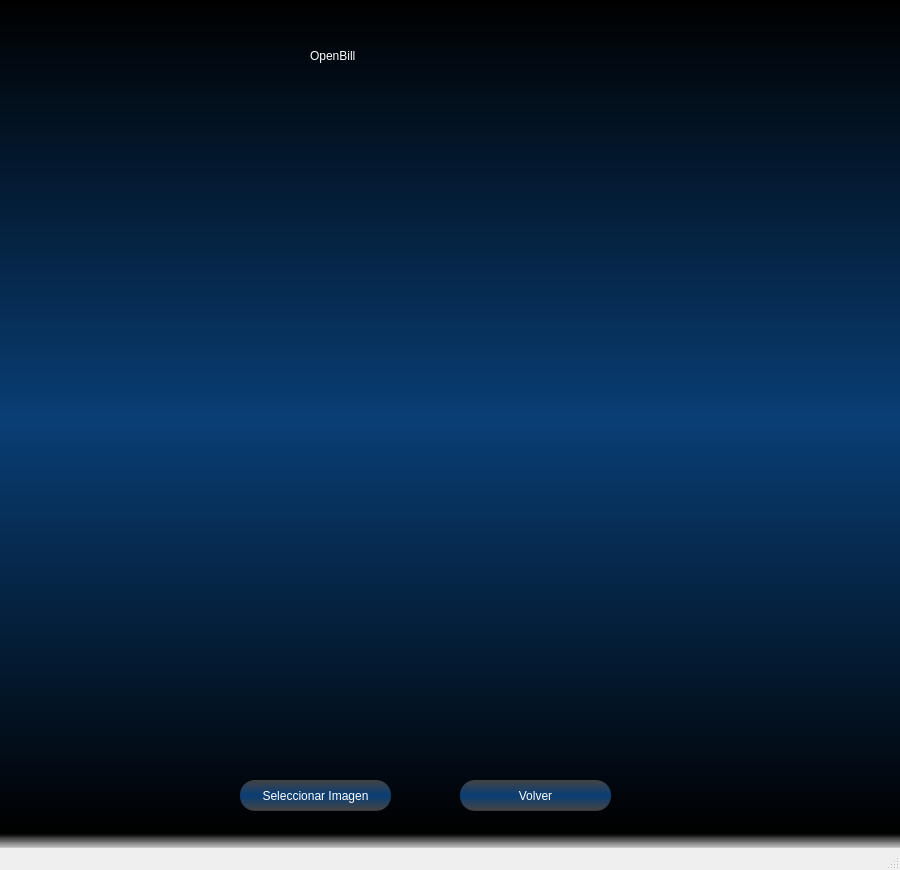
<?xml version="1.0" encoding="UTF-8"?>
<ui version="4.0">
 <class>MainWindow2</class>
 <widget class="QMainWindow" name="MainWindow2">
  <property name="geometry">
   <rect>
    <x>0</x>
    <y>0</y>
    <width>900</width>
    <height>870</height>
   </rect>
  </property>
  <property name="minimumSize">
   <size>
    <width>900</width>
    <height>870</height>
   </size>
  </property>
  <property name="maximumSize">
   <size>
    <width>900</width>
    <height>870</height>
   </size>
  </property>
  <property name="windowTitle">
   <string>MainWindow</string>
  </property>
  <property name="styleSheet">
   <string notr="true">QWidget#centralwidget{
background-color: qlineargradient(spread:reflect, x1:0, y1:0, x2:0, y2:1, stop:0 rgba(0, 0, 0, 255), stop:0.494318 rgba(9, 62, 117, 255), stop:0.98 rgba(0, 0, 0, 255), stop:1 rgba(0, 0, 0, 0));}</string>
  </property>
  <widget class="QWidget" name="centralwidget">
   <widget class="QLabel" name="label">
    <property name="geometry">
     <rect>
      <x>310</x>
      <y>0</y>
      <width>271</width>
      <height>111</height>
     </rect>
    </property>
    <property name="styleSheet">
     <string notr="true">
font: 90 70pt &quot;Bahnschrift Condensed&quot;;
color: white;</string>
    </property>
    <property name="text">
     <string>OpenBill</string>
    </property>
   </widget>
   <widget class="QPushButton" name="SelectButtom">
    <property name="geometry">
     <rect>
      <x>240</x>
      <y>780</y>
      <width>151</width>
      <height>31</height>
     </rect>
    </property>
    <property name="styleSheet">
     <string notr="true">border-radius:15px;
background-color: qlineargradient(spread:reflect, x1:0, y1:0, x2:0, y2:1, stop:0 rgba(68, 68, 68, 255), stop:0.494318 rgba(9, 62, 117, 255), stop:0.98 rgba(68, 68, 68, 255), stop:1 rgba(0, 0, 0, 0));
font: 90 15pt &quot;Bahnschrift Condensed&quot;;
color: white;</string>
    </property>
    <property name="text">
     <string>Seleccionar Imagen</string>
    </property>
   </widget>
   <widget class="QLabel" name="label_2">
    <property name="geometry">
     <rect>
      <x>40</x>
      <y>110</y>
      <width>821</width>
      <height>611</height>
     </rect>
    </property>
    <property name="text">
     <string/>
    </property>
    <property name="alignment">
     <set>Qt::AlignCenter</set>
    </property>
   </widget>
   <widget class="QPushButton" name="back_2">
    <property name="geometry">
     <rect>
      <x>460</x>
      <y>780</y>
      <width>151</width>
      <height>31</height>
     </rect>
    </property>
    <property name="styleSheet">
     <string notr="true">border-radius:15px;
background-color: qlineargradient(spread:reflect, x1:0, y1:0, x2:0, y2:1, stop:0 rgba(68, 68, 68, 255), stop:0.494318 rgba(9, 62, 117, 255), stop:0.98 rgba(68, 68, 68, 255), stop:1 rgba(0, 0, 0, 0));
font: 90 15pt &quot;Bahnschrift Condensed&quot;;
color: white;</string>
    </property>
    <property name="text">
     <string>Volver</string>
    </property>
   </widget>
  </widget>
  <widget class="QMenuBar" name="menubar">
   <property name="geometry">
    <rect>
     <x>0</x>
     <y>0</y>
     <width>900</width>
     <height>21</height>
    </rect>
   </property>
  </widget>
  <widget class="QStatusBar" name="statusbar"/>
 </widget>
 <resources/>
 <connections/>
</ui>
